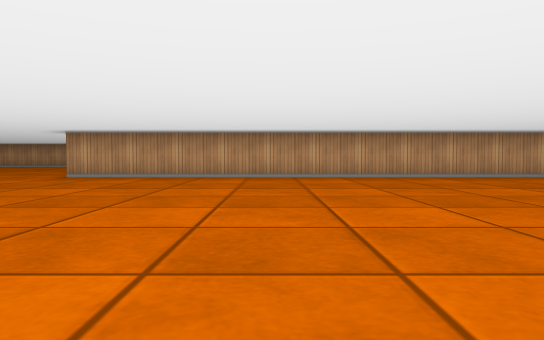
view 1 (above)

23 first-person views from a walk through a cub3D ray-caster map. The camera is about half as high as the walls, tilts 2° down and sees 70° across. The floor is counted in squares. Each view is taken from the middle of a square. On the plan, view 1 faces up. The plan holds only what a view shows up to about 9 squares ahead; the rest is blank. The place goes on beyond the plan.

view 2
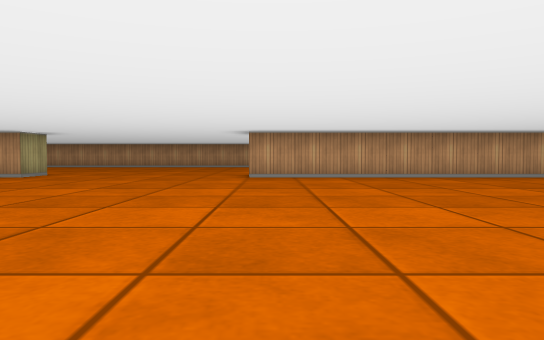

view 3
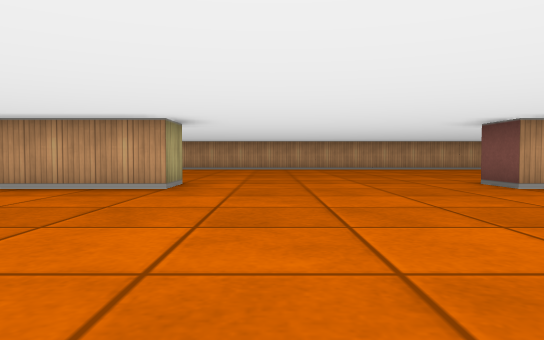

view 4
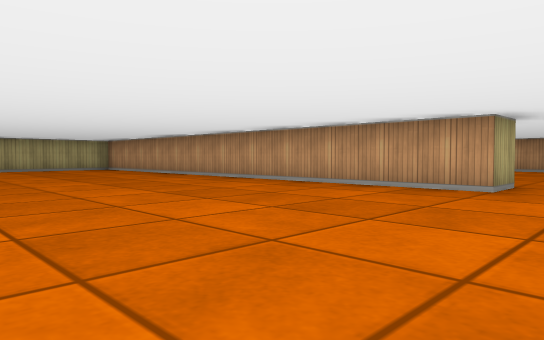

view 5
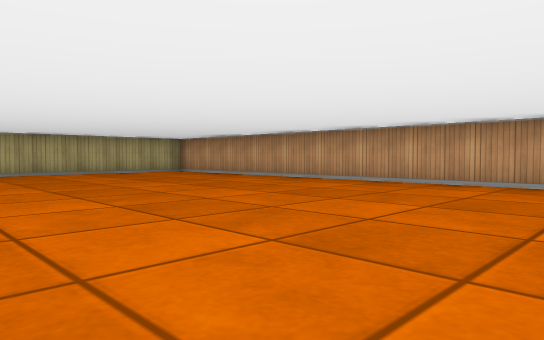

view 6
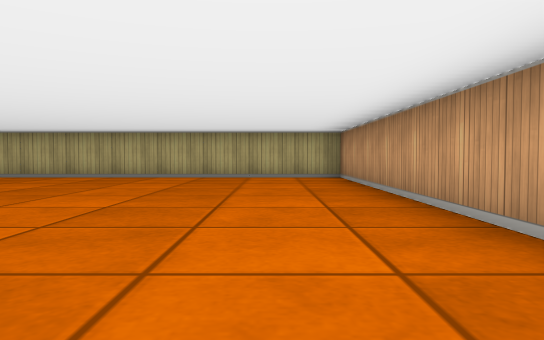

view 7
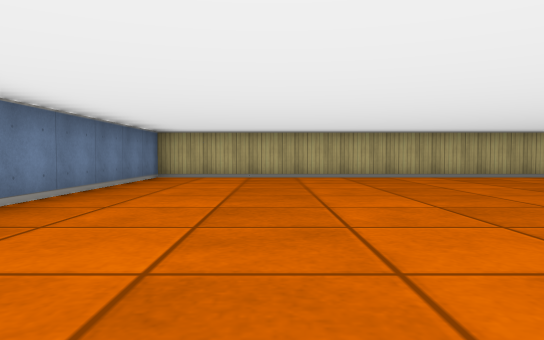

view 8
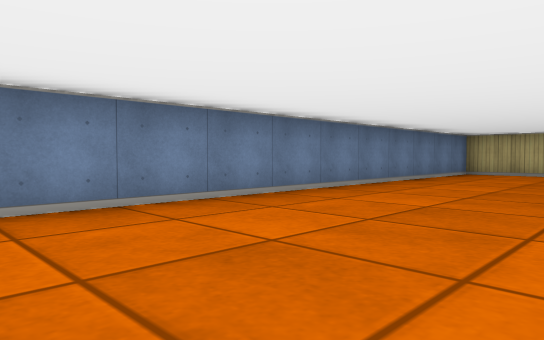

view 9
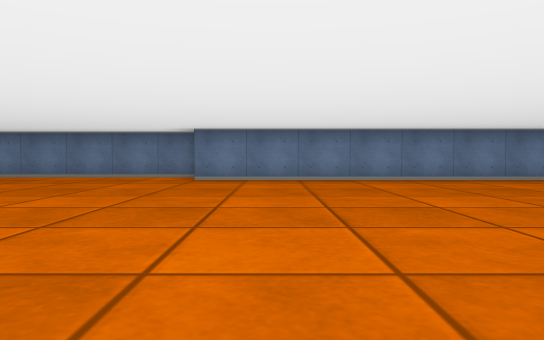

view 10
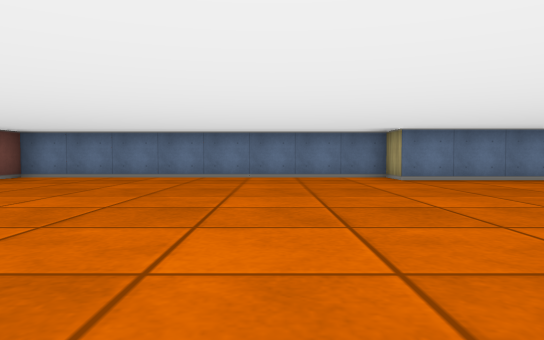

view 11
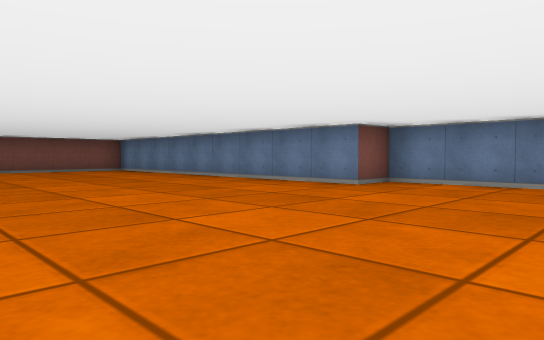

view 12
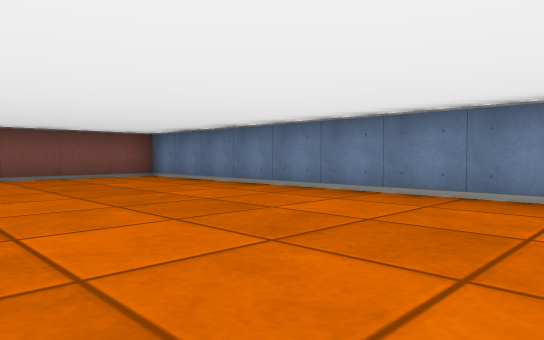

view 13
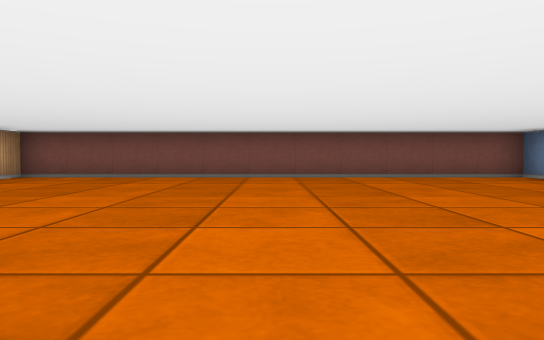

view 14
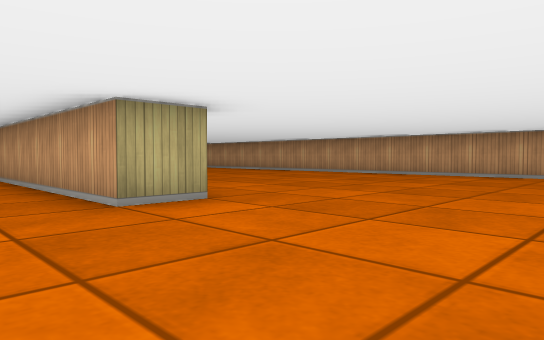

view 15
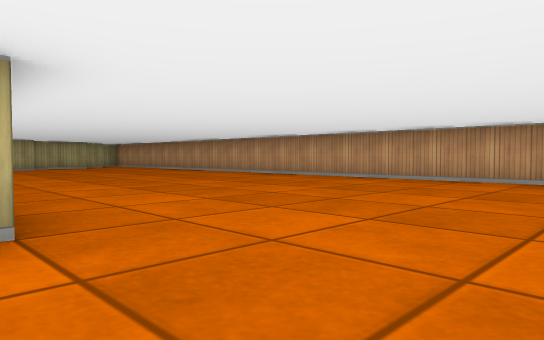

view 16
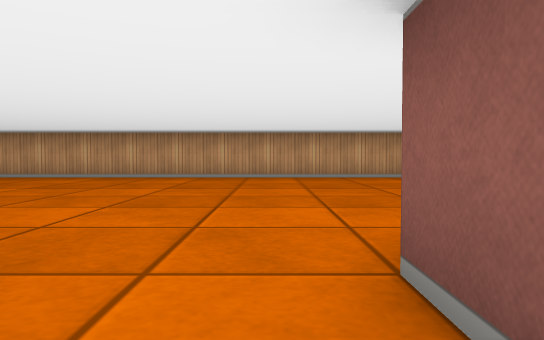

view 17
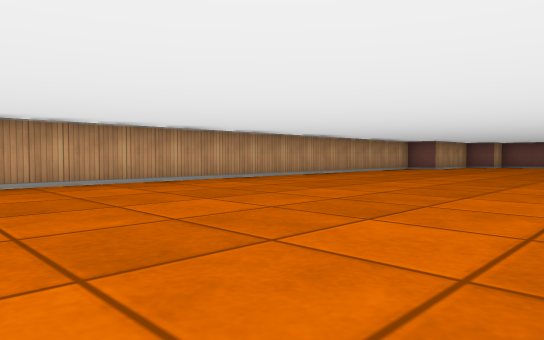

view 18
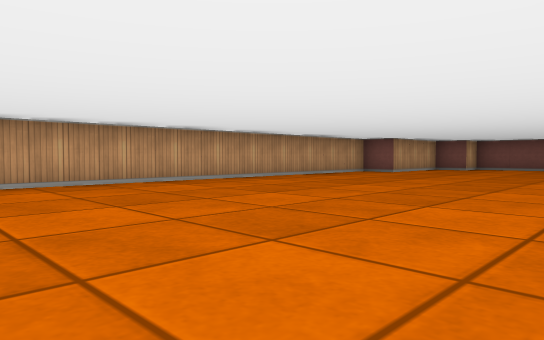

view 19
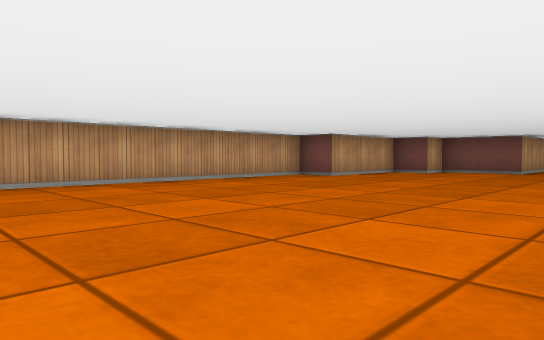

view 20
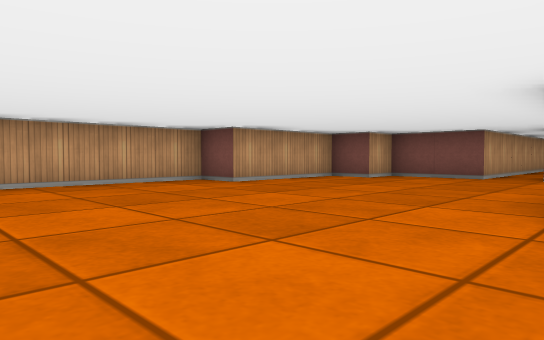

view 21
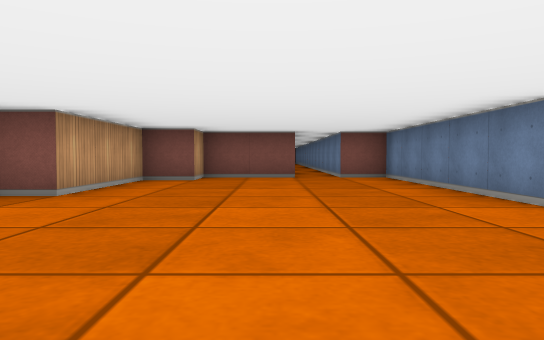

view 22
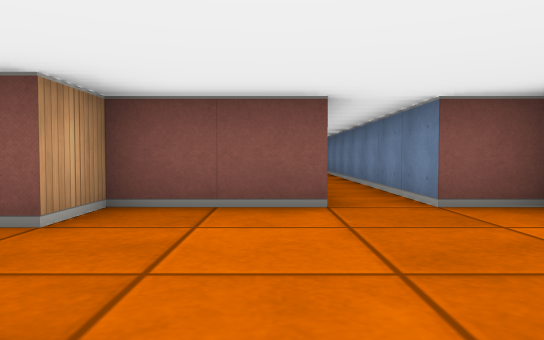

view 23
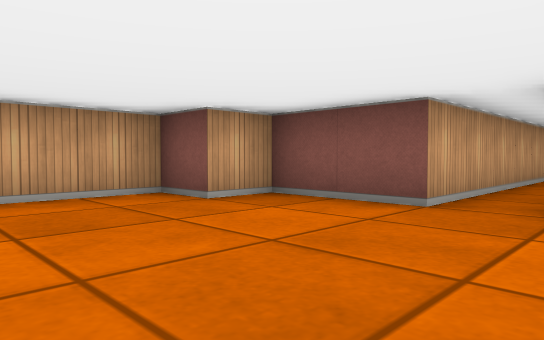

### Floor plan
Points are (right, up) in squares from view 1. A wall is a line through its corners. A room is listed if a view was taken in it or the views show most of it. See-through windows are left out.
Room 1 (views 1, 2, 3, 4, 5, 6, 7, 8, 9, 10, 11, 12, 13, 14, 15, 16, 17, 18, 19, 20, 21, 22, 23)
walls: (-9.5, 9.6) (-9.5, 8.5) (-21.5, 8.5) (-21.5, -2.5) (-9.5, -2.5) (-9.5, -3.5) (-1.5, -3.5) (-1.5, -2.5) (7.5, -2.5) (7.5, 8.5) (-4.5, 8.5) (-4.5, 9.5); (7.5, 10.5) (12.5, 10.5) (12.5, 11.5) (18, 11.5); (17.5, 12.5) (12.5, 12.5) (12.5, 14.5) (11.5, 14.5) (11.5, 15.5) (8.5, 15.5) (8.5, 16.5) (-12.2, 16.5)

Positions as (right, up) in squares from view 1, and headings:
1: (0, 0), facing up
2: (-4, 0), facing up
3: (-8, 3), facing up
4: (-8, 3), facing up-left
5: (-11, 2), facing up-left
6: (-13, 7), facing left
7: (-13, 0), facing left
8: (-11, 1), facing down-left
9: (-11, 5), facing down
10: (-7, 5), facing down
11: (-5, 3), facing down-right
12: (-1, 2), facing down-right
13: (-1, 3), facing right
14: (-6, 7), facing up-left
15: (-7, 9), facing up-left
16: (-5, 8), facing up
17: (-5, 10), facing up-right
18: (-2, 10), facing up-right
19: (1, 10), facing up-right
20: (4, 10), facing up-right
21: (4, 13), facing right
22: (9, 13), facing right
23: (9, 11), facing up-right
